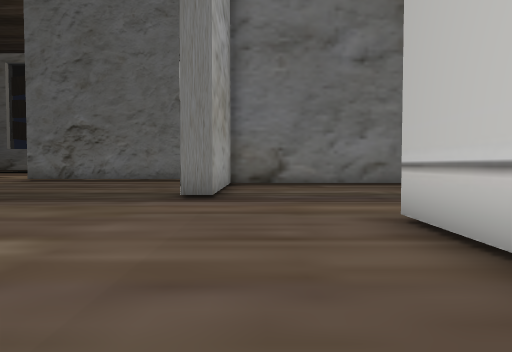
View 1 (above)

24 first-person views from a walk through a Unity game level. The camera is 1.4 m above the floor, tilts 2° down and sees 75° across. The floor is counted in squares, 2 m on a side. Each view is taken from the middle of a square. On the plan, view 1 faces up. The plan holds only what a view shows up to about 10 squares ahead; the rest is blank. The place goes on beyond the plan. The player is left out. Some animated figures are not drawn.

View 2
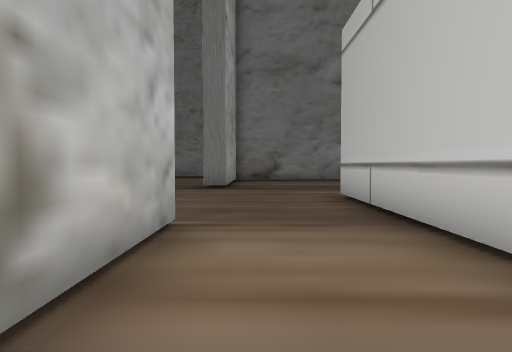

View 3
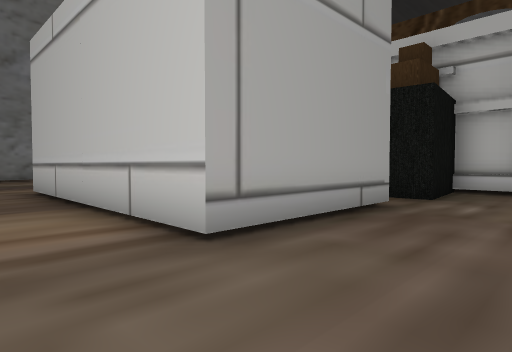

View 4
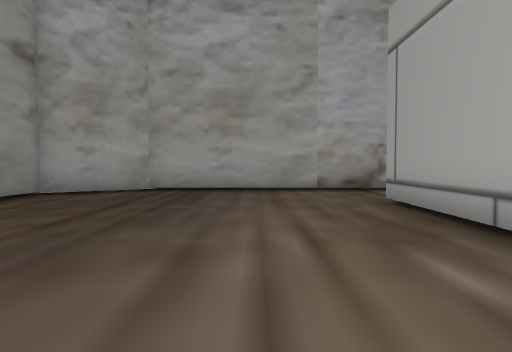

View 5
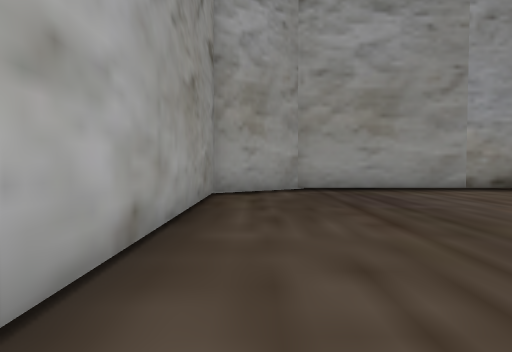

View 6
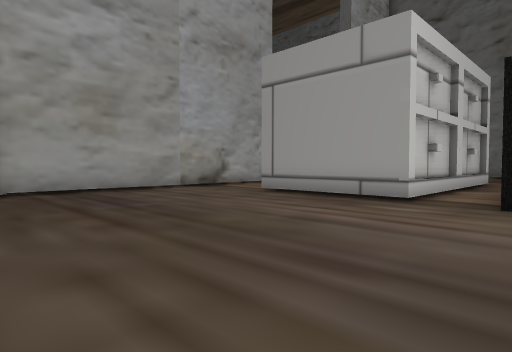

View 7
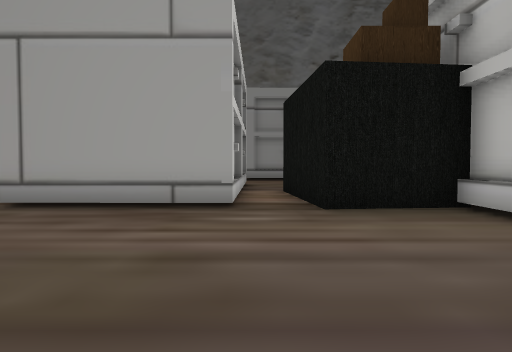

View 8
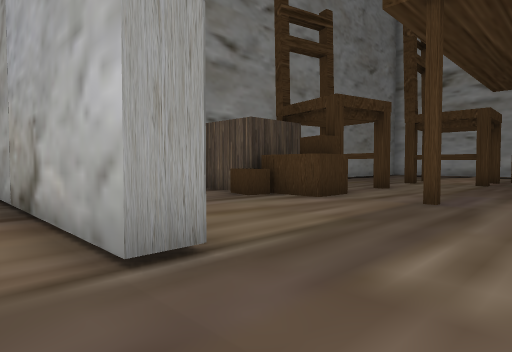

View 9
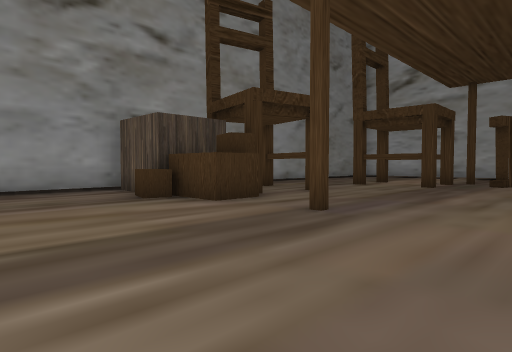

View 10
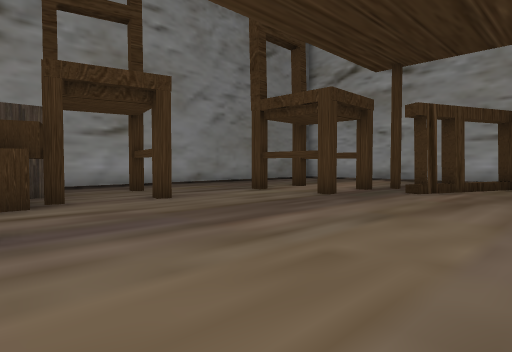

View 11
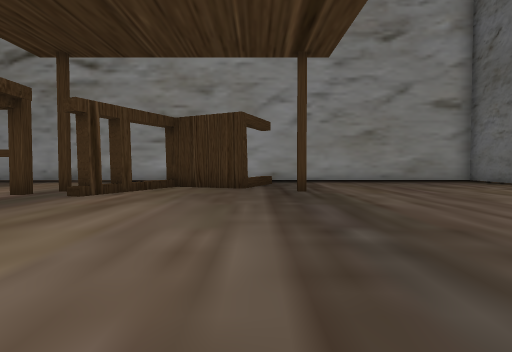

View 12
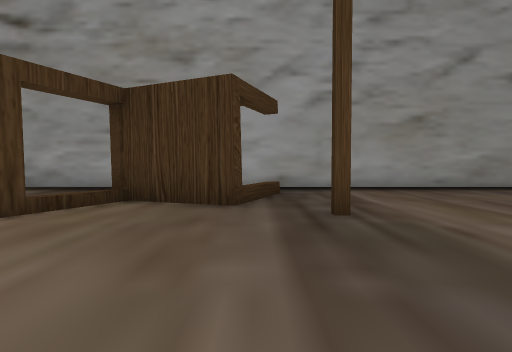

View 13
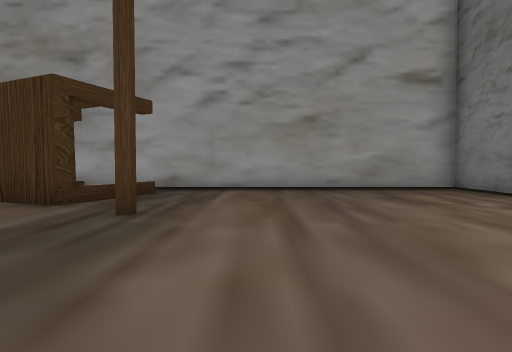

View 14
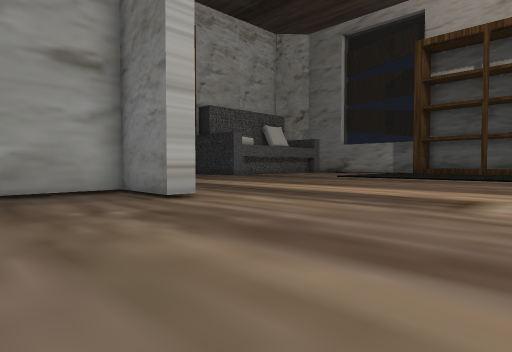

View 15
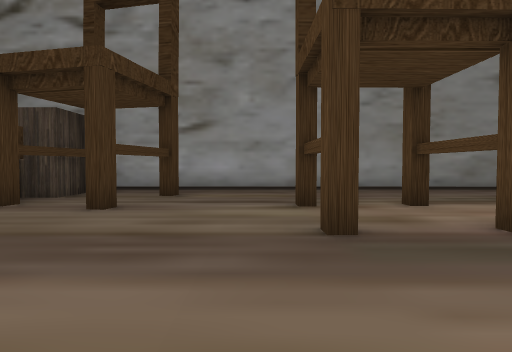

View 16
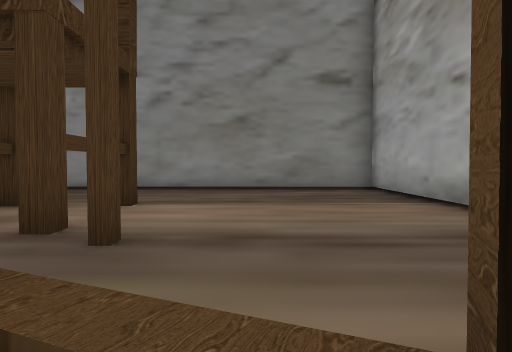

View 17
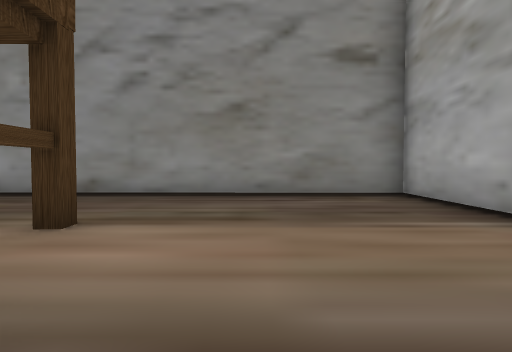

View 18
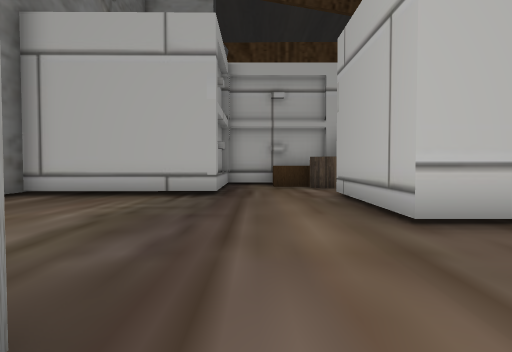

View 19
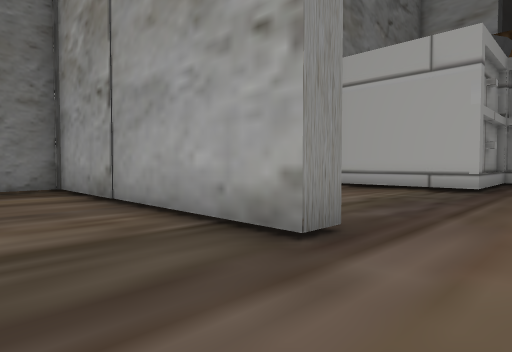

View 20
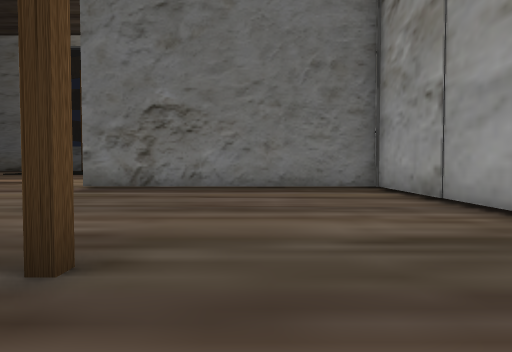

View 21
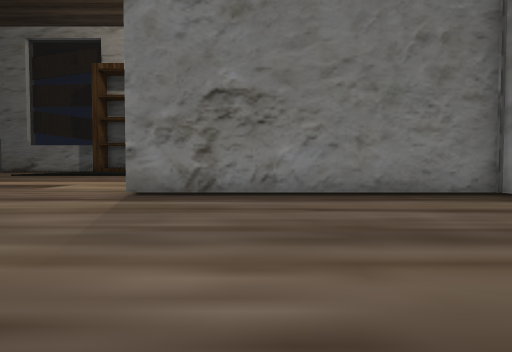

View 22
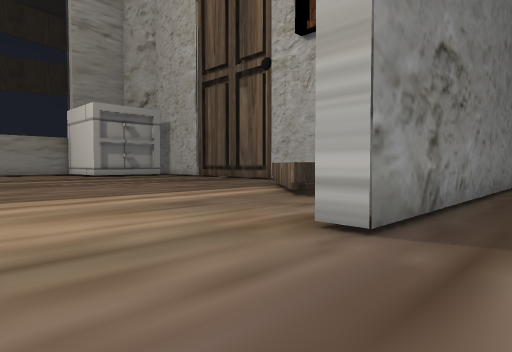

View 23
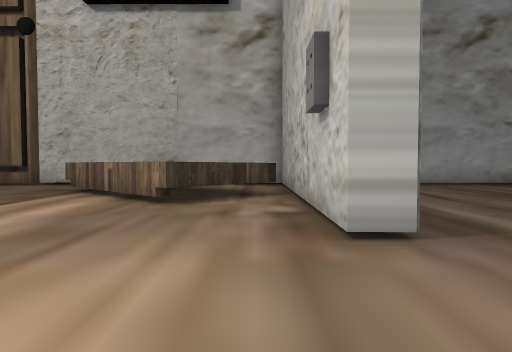

View 24
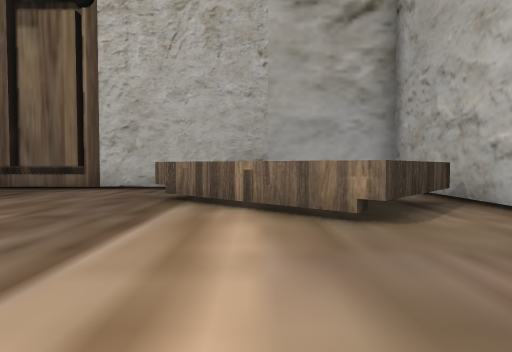

### Floor plan
Points are (right, up) in squares from view 1. A wall is a line through its corners. A room is listed if a view was taken in it or the views show most of it. See-through windows are left out.
Room 1 (views 1, 2, 3, 4, 5, 6, 7)
walls: (7.5, -2.8) (7.1, -2.8) (6.7, 0.7); (5.5, 0.5) (5.4, -1.9); (5.7, 0.5) (5.6, -2.6) (1.8, -2.6) (1.8, 0.6); (-0.9, 0.8) (-1, -7.9) (0.4, -9.9) (6.8, -10)
ways out: opening at (0.5, 1) to room 2; opening at (6, 1) to room 2
objects: other object (8, -2)
Room 2 (views 8, 9, 10, 11, 12, 13, 14, 15, 16, 17, 18, 19, 20, 21, 22, 23, 24)
walls: (-5, 15.5) (-7.3, 17.5) (-4.1, 21.1); (-18.1, 15.3) (-18.1, 14.5) (-20.3, 14.5) (-20.3, 3.9); (-17, 5.8) (-16.6, 5.6) (-17.6, 3.2); (-0.9, 9.8) (-0.9, 6.9) (-1.6, 6.9) (-1.5, 14.4) (-9.9, 14.5) (-9.9, 15.1) (-1.5, 15.1) (-1.4, 26.4); (-15.7, 2.8) (-15.3, 2.7) (-15.5, 2.3); (-15, 2.5) (-14.5, 2.3) (-14.6, 1.9); (-1.1, 24) (-1.1, 26.6); (-12.7, 0.8) (-12.7, 0.3); (-14.6, 0.8) (-14.6, 0.3); (-14.9, 0.3) (-14.9, 0.8); (-20.3, 2) (-20.3, -5.4) (-8, -5.4); (-12.7, -1.4) (-12.7, -1.9); (-7.2, -1.1) (-6, -1.1) (-6, -2.5); (-9.7, -1.5) (-9.7, -1.1) (-9.4, -1.2) (-9.5, -1.6); (-14.6, -1.5) (-14.6, -2); (-1.7, 0.8) (-0.9, 0.8); (-14.9, -2) (-14.9, -1.5); (-10.2, -3.7) (-10.2, -3.3) (-9.7, -3.4); (-5.8, -3.4) (-5.8, -5); (1.8, 0.6) (1.8, 4.2) (5.7, 4.2); (-7.8, -4.2) (-7.8, -3) (-7, -3); (5.5, 2.7) (5.5, 1.7); (5.7, 2.9) (5.7, 0.5); (8.1, 7.1) (7.1, 7.1); (8.2, 6.9) (5.6, 6.9) (5.5, 11.3) (4.9, 11.3); (-6.1, -5.5) (-3.2, -5.5); (7.6, 3.6) (7.9, 4.5)
low walls: (-6.7, 17.5) (-7.1, 17.8); (-18.8, 6.5) (-18, 6.2)
ways out: opening at (0.5, 1) to room 1; opening at (6, 1) to room 1
objects: other object (-6, -3)

Positions as (right, up) in squares from view 1, and headings:
1: (0, 0), facing up
2: (0, -3), facing up
3: (0, -5), facing up-right
4: (8, -5), facing left
5: (8, -9), facing left
6: (8, -9), facing up-left
7: (6, -8), facing up
8: (0, 3), facing down-left
9: (-2, 4), facing down-left
10: (-6, 5), facing down-left
11: (-7, 6), facing left
12: (-11, 6), facing left
13: (-11, 9), facing left
14: (-12, 11), facing up-left
15: (-12, 4), facing down
16: (-17, 4), facing down
17: (-17, 2), facing down
18: (-2, 6), facing right
19: (-4, 5), facing up-right
20: (-5, 5), facing up
21: (-7, 7), facing up
22: (-13, 13), facing up-right
23: (-13, 16), facing right
24: (-11, 19), facing right
